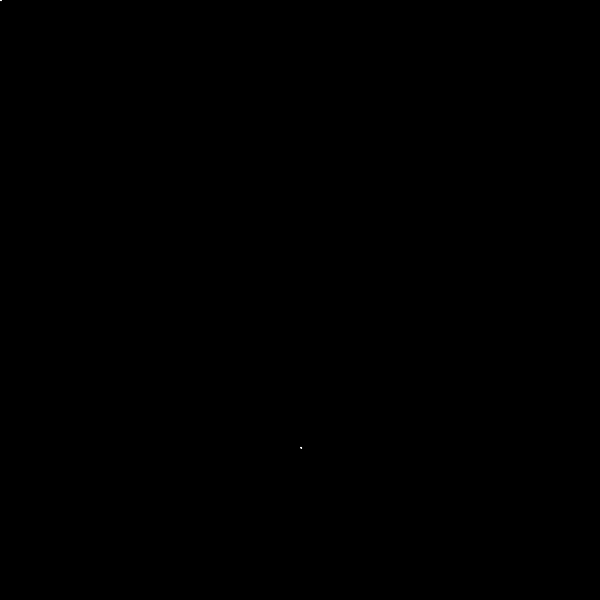
Frame 1 (no input)
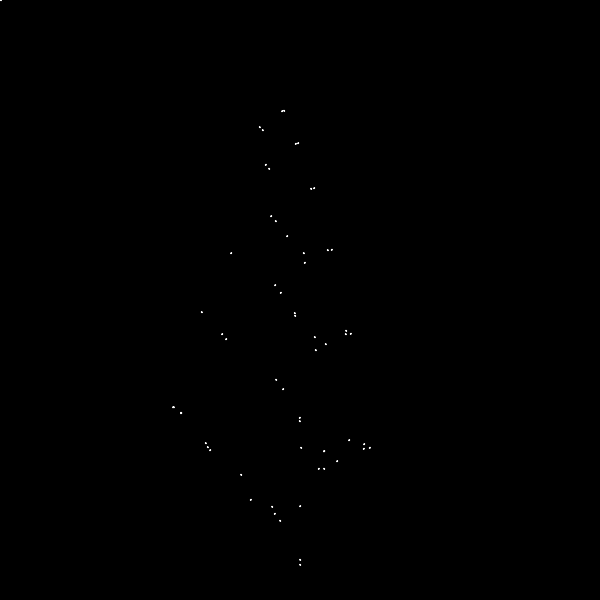
Frame 60 (the mouse pressed at the canvas centre just before this capture)
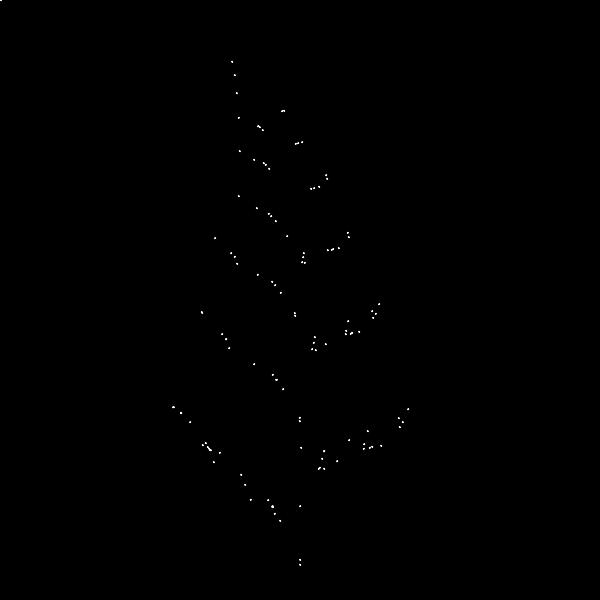
Frame 120 (the mouse held since frame 60 and released just before this capture)

The Processing sketch that drew these frames (run headless with seeded random() and noise(); from frame 60 on, the mouse is pressed at the canvas centre):

// Processing sketch: fern
// ── fern.pde
float x = 0.5;
float y = 0;

void setup()
{
  size(600, 600);
  smooth();
  frameRate(30);
  background(0);
  stroke(255);
  ellipse(x, y, 1, 1);
}

void draw()
{
    float r = random(1);
    if (r < 0.02) {
        x = 0.5;
        y = 0.27*y;
    } else if (r < 0.17) {
        x = -0.139*x + 0.263*y + 0.57;
        y = 0.246*x + 0.224*y - 0.036;
    } else if (r < 0.30) {
        x = 0.17*x - 0.215*y + 0.408;
        y = 0.222*x + 0.176*y + 0.0893;
    } else {
        x = 0.781*x + 0.034*y + 0.1075;
        y = -0.032*x + 0.739*y + 0.27;
    }

    stroke(255);
    ellipse(600*(1-x), 600*(1-y), 1, 1);
}
